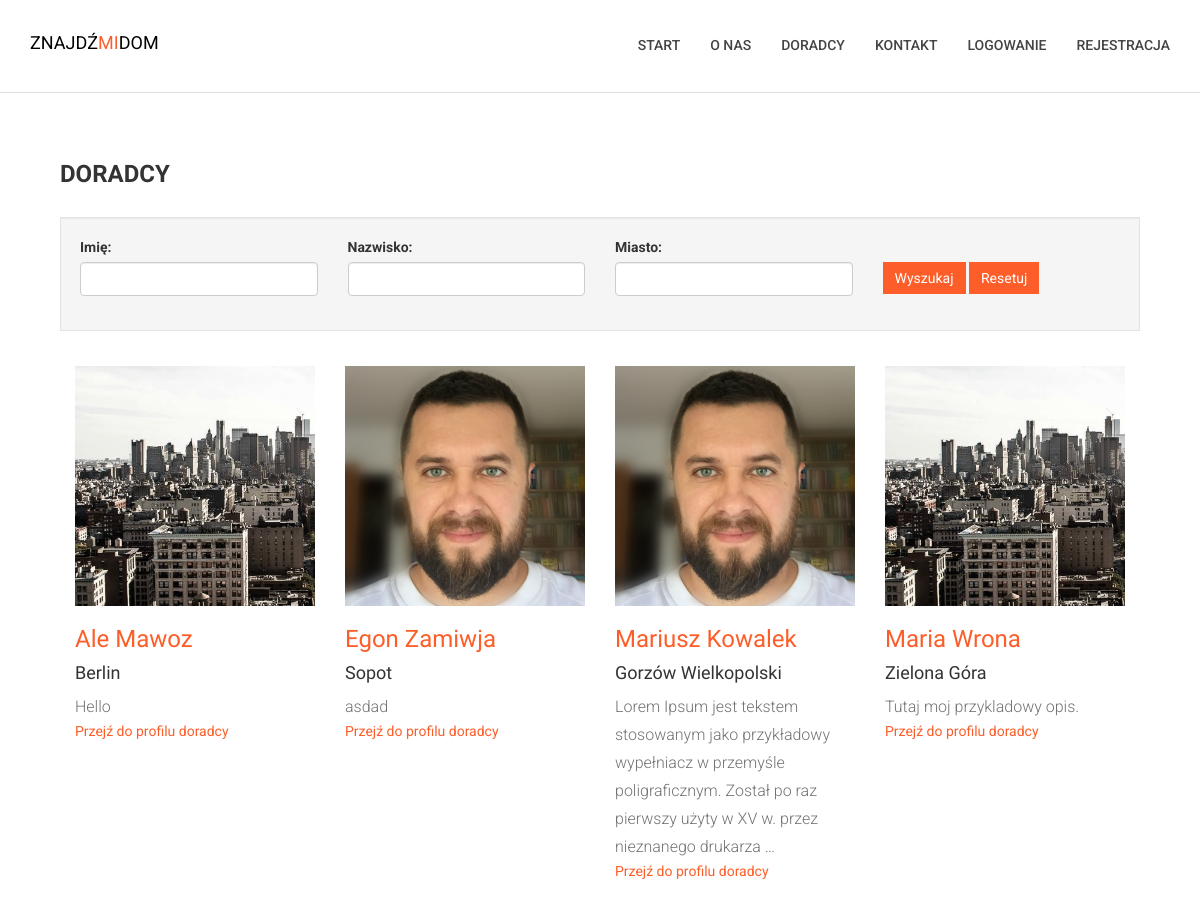
The app's page /profiles/ (upper part), older data.
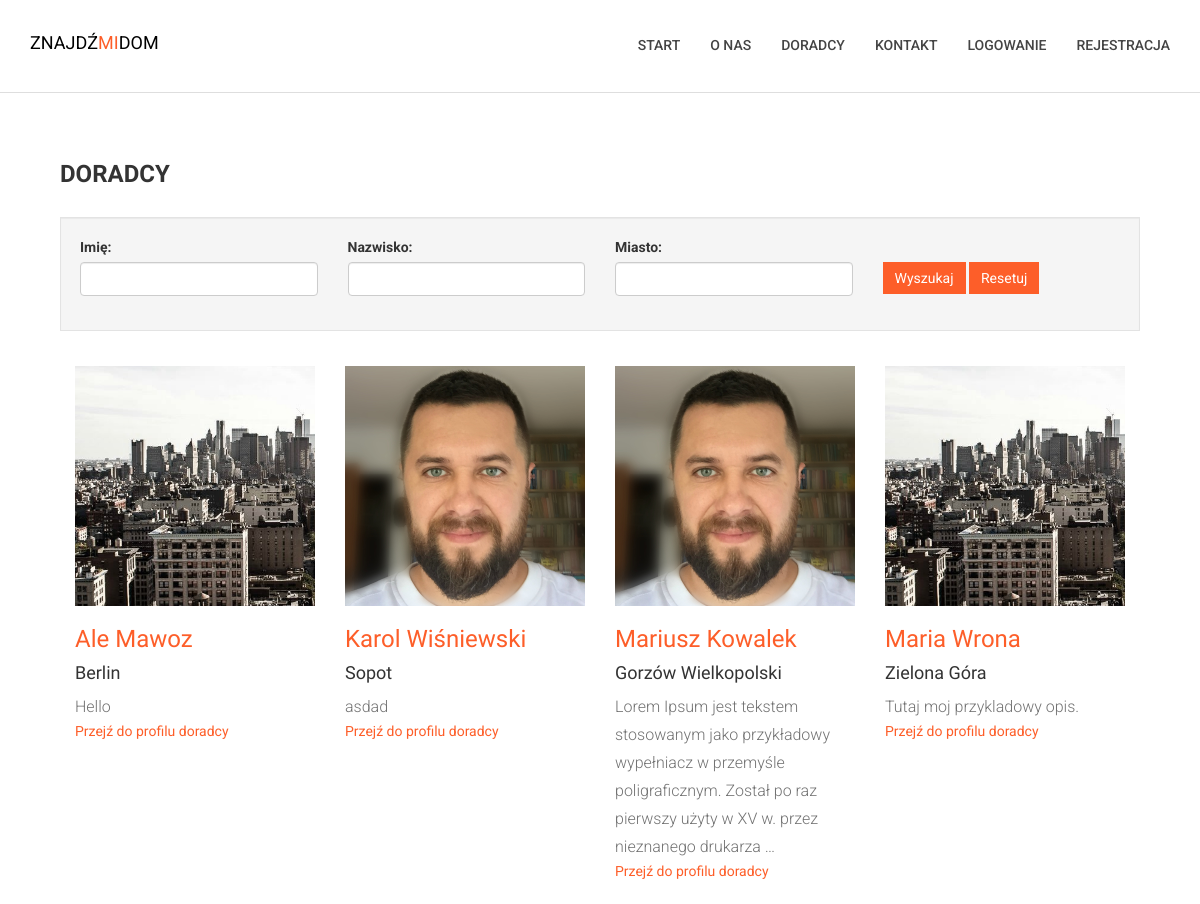
The same page, newer data.
### profiles/models.py (models this page shows, shortened)
class Profile(models.Model):
	def validate_image(fieldfile_obj):
		filesize = fieldfile_obj.file.size
		megabyte_limit = 1
		if filesize > megabyte_limit*1024*1024:
			raise ValidationError("Zbyt duży rozmiar pliku. Użyj zdjęcia o rozmiarze poniżej %sMB" % str(megabyte_limit))
	user = models.OneToOneField(User, blank=True, null=True)
	avatar = models.ImageField(upload_to='avatar', blank=True, validators=[validate_image])
	description = models.TextField(blank=True)
	city = models.CharField(max_length=100, blank=True)
	updated = models.DateTimeField(auto_now=True, auto_now_add=False)
	timestamp = models.DateTimeField(auto_now=False, auto_now_add=True)

### profiles/views.py (the view)
def profile_list(request):
	profile_list = Profile.objects.filter(city__gt='', description__gt='')
	profile_filter = ProfileFilter(request.GET, queryset=profile_list)
	return render(request, 'profiles/profile_list.html', {'filter': profile_filter})

### profiles/templates/profiles/profile_list.html (shortened to what this page needs)
{% extends "base.html" %}
{% load static from staticfiles %}
{% load crispy_forms_tags %}
{% load widget_tweaks %}
{% block content%}
<section id="about">
    <div class="container">
        <div class="row">
            <div class="col-md-12 col-sm-12">
                <div class="block wow fadeInLeft" data-wow-delay=".3s" data-wow-duration="500ms">
                    <h2>
                    Doradcy
                    </h2>
                    <form method="get">
                    <div class="well">
                        <div class="row">
                            <div class="form-group col-md-3 col-sm-3">
                              {{ filter.form.user__first_name.label_tag }}
                              {% render_field filter.form.user__first_name class="form-control" %}
                            </div>
                            <div class="form-group col-md-3 col-sm-3">
                              {{ filter.form.user__last_name.label_tag }}
                              {% render_field filter.form.user__last_name class="form-control" %}
                            </div>
                            <div class="form-group col-md-3 col-sm-3">
                              {{ filter.form.city.label_tag }}
                              {% render_field filter.form.city class="form-control" %}
                            </div>
                            <div class="form-group col-md-3 col-sm-3">
                                <div class="filter-btns">
                                    <button type="submit" class="btn btn-default orange">Wyszukaj</button>
                                    <a href="{% url 'profiles:list' %}" class="btn btn-default orange">Resetuj</a>
                                </div>
                            </div>
                        </div>
                    </div>
                    </form>
                    <p>
                        {% for profile in filter.qs %}
                        <div class="col-md-3 col-sm-6 profile-list-item">
                        {% if profile.avatar %}
                        <a href="{% url 'profiles:detail' pk=profile.pk %}">
                            <img src="{{ profile.avatar.url}}" class="img-responsive" alt="{{ profile.user.get_full_name }}" width=300></a>
                        {% else %}
                        <a href="{% url 'profiles:detail' pk=profile.pk %}">
                            <img src="{% static 'images/avatar-default.jpg' %}"  class="img-responsive" alt="{{ profile.user.get_full_name }}" width=300>
                        </a>
                        {% endif %}
                            <h3><a href="{% url 'profiles:detail' pk=profile.pk %}">{{ profile.user.get_full_name }}</a></h3>
                            {% if profile.city %}
                            <h4> {{ profile.city }}</h4>
                            {% endif %}
                            <p class="profile-description-list">{{ profile.description|truncatewords_html:22 }}</p>
                            <a href="{% url 'profiles:detail' pk=profile.pk %}" class="profil-link">Przejź do profilu doradcy</a>
                        </div>
                        {% endfor %}
                    </p>
                </div>
            </div>
        </div>
    </div>
</section>
{% endblock %}

Row changes from the older to the newer data that the page shows:
changed Profile "Sopot": user.get_full_name "Egon Zamiwja" → "Karol Wiśniewski"
